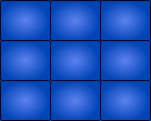
    <widget class="QFrame" name="cuadricula_4">
     <property name="geometry">
      <rect>
       <x>200</x>
       <y>220</y>
       <width>151</width>
       <height>121</height>
      </rect>
     </property>
     <property name="styleSheet">
      <string notr="true">background-color: qradialgradient(spread:pad, cx:0.47, cy:0.522727, radius:0.5, fx:0.5, fy:0.5, stop:0 rgba(93, 130, 238, 255), stop:1 rgba(0, 68, 182, 255));</string>
     </property>
     <property name="frameShape">
      <enum>QFrame::StyledPanel</enum>
     </property>
     <property name="frameShadow">
      <enum>QFrame::Raised</enum>
     </property>
     <widget class="QLineEdit" name="line_30">
      <property name="enabled">
       <bool>false</bool>
      </property>
      <property name="geometry">
       <rect>
        <x>0</x>
        <y>0</y>
        <width>51</width>
        <height>41</height>
       </rect>
      </property>
      <property name="font">
       <font>
        <family>MS Shell Dlg 2</family>
        <pointsize>8</pointsize>
        <weight>9</weight>
        <italic>false</italic>
        <bold>false</bold>
       </font>
      </property>
      <property name="styleSheet">
       <string notr="true">border-color: rgb(85, 170, 255);
color: rgb(255, 255, 255);
font: 75 8pt &quot;MS Shell Dlg 2&quot;;</string>
      </property>
      <property name="inputMask">
       <string>d</string>
      </property>
      <property name="maxLength">
       <number>1</number>
      </property>
      <property name="alignment">
       <set>Qt::AlignCenter</set>
      </property>
     </widget>
     <widget class="QLineEdit" name="line_31">
      <property name="enabled">
       <bool>false</bool>
      </property>
      <property name="geometry">
       <rect>
        <x>50</x>
        <y>0</y>
        <width>51</width>
        <height>41</height>
       </rect>
      </property>
      <property name="font">
       <font>
        <family>MS Shell Dlg 2</family>
        <pointsize>8</pointsize>
        <weight>9</weight>
        <italic>false</italic>
        <bold>false</bold>
       </font>
      </property>
      <property name="styleSheet">
       <string notr="true">border-color: rgb(85, 170, 255);
color: rgb(255, 255, 255);
font: 75 8pt &quot;MS Shell Dlg 2&quot;;</string>
      </property>
      <property name="inputMask">
       <string>d</string>
      </property>
      <property name="maxLength">
       <number>1</number>
      </property>
      <property name="alignment">
       <set>Qt::AlignCenter</set>
      </property>
     </widget>
     <widget class="QLineEdit" name="line_32">
      <property name="enabled">
       <bool>false</bool>
      </property>
      <property name="geometry">
       <rect>
        <x>100</x>
        <y>0</y>
        <width>51</width>
        <height>41</height>
       </rect>
      </property>
      <property name="font">
       <font>
        <family>MS Shell Dlg 2</family>
        <pointsize>8</pointsize>
        <weight>9</weight>
        <italic>false</italic>
        <bold>false</bold>
       </font>
      </property>
      <property name="styleSheet">
       <string notr="true">border-color: rgb(85, 170, 255);
color: rgb(255, 255, 255);
font: 75 8pt &quot;MS Shell Dlg 2&quot;;</string>
      </property>
      <property name="inputMask">
       <string>d</string>
      </property>
      <property name="maxLength">
       <number>1</number>
      </property>
      <property name="alignment">
       <set>Qt::AlignCenter</set>
      </property>
     </widget>
     <widget class="QLineEdit" name="line_39">
      <property name="enabled">
       <bool>false</bool>
      </property>
      <property name="geometry">
       <rect>
        <x>0</x>
        <y>40</y>
        <width>51</width>
        <height>41</height>
       </rect>
      </property>
      <property name="font">
       <font>
        <family>MS Shell Dlg 2</family>
        <pointsize>8</pointsize>
        <weight>9</weight>
        <italic>false</italic>
        <bold>false</bold>
       </font>
      </property>
      <property name="styleSheet">
       <string notr="true">border-color: rgb(85, 170, 255);
color: rgb(255, 255, 255);
font: 75 8pt &quot;MS Shell Dlg 2&quot;;</string>
      </property>
      <property name="inputMask">
       <string>d</string>
      </property>
      <property name="maxLength">
       <number>1</number>
      </property>
      <property name="alignment">
       <set>Qt::AlignCenter</set>
      </property>
     </widget>
     <widget class="QLineEdit" name="line_40">
      <property name="enabled">
       <bool>false</bool>
      </property>
      <property name="geometry">
       <rect>
        <x>50</x>
        <y>40</y>
        <width>51</width>
        <height>41</height>
       </rect>
      </property>
      <property name="font">
       <font>
        <family>MS Shell Dlg 2</family>
        <pointsize>8</pointsize>
        <weight>9</weight>
        <italic>false</italic>
        <bold>false</bold>
       </font>
      </property>
      <property name="styleSheet">
       <string notr="true">border-color: rgb(85, 170, 255);
color: rgb(255, 255, 255);
font: 75 8pt &quot;MS Shell Dlg 2&quot;;</string>
      </property>
      <property name="inputMask">
       <string>d</string>
      </property>
      <property name="maxLength">
       <number>1</number>
      </property>
      <property name="alignment">
       <set>Qt::AlignCenter</set>
      </property>
     </widget>
     <widget class="QLineEdit" name="line_41">
      <property name="enabled">
       <bool>false</bool>
      </property>
      <property name="geometry">
       <rect>
        <x>100</x>
        <y>40</y>
        <width>51</width>
        <height>41</height>
       </rect>
      </property>
      <property name="font">
       <font>
        <family>MS Shell Dlg 2</family>
        <pointsize>8</pointsize>
        <weight>9</weight>
        <italic>false</italic>
        <bold>false</bold>
       </font>
      </property>
      <property name="styleSheet">
       <string notr="true">border-color: rgb(85, 170, 255);
color: rgb(255, 255, 255);
font: 75 8pt &quot;MS Shell Dlg 2&quot;;</string>
      </property>
      <property name="inputMask">
       <string>d</string>
      </property>
      <property name="maxLength">
       <number>1</number>
      </property>
      <property name="alignment">
       <set>Qt::AlignCenter</set>
      </property>
     </widget>
     <widget class="QLineEdit" name="line_48">
      <property name="enabled">
       <bool>false</bool>
      </property>
      <property name="geometry">
       <rect>
        <x>0</x>
        <y>80</y>
        <width>51</width>
        <height>41</height>
       </rect>
      </property>
      <property name="font">
       <font>
        <family>MS Shell Dlg 2</family>
        <pointsize>8</pointsize>
        <weight>9</weight>
        <italic>false</italic>
        <bold>false</bold>
       </font>
      </property>
      <property name="styleSheet">
       <string notr="true">border-color: rgb(85, 170, 255);
color: rgb(255, 255, 255);
font: 75 8pt &quot;MS Shell Dlg 2&quot;;</string>
      </property>
      <property name="inputMask">
       <string>d</string>
      </property>
      <property name="maxLength">
       <number>1</number>
      </property>
      <property name="alignment">
       <set>Qt::AlignCenter</set>
      </property>
     </widget>
     <widget class="QLineEdit" name="line_49">
      <property name="enabled">
       <bool>false</bool>
      </property>
      <property name="geometry">
       <rect>
        <x>50</x>
        <y>80</y>
        <width>51</width>
        <height>41</height>
       </rect>
      </property>
      <property name="font">
       <font>
        <family>MS Shell Dlg 2</family>
        <pointsize>8</pointsize>
        <weight>9</weight>
        <italic>false</italic>
        <bold>false</bold>
       </font>
      </property>
      <property name="styleSheet">
       <string notr="true">border-color: rgb(85, 170, 255);
color: rgb(255, 255, 255);
font: 75 8pt &quot;MS Shell Dlg 2&quot;;</string>
      </property>
      <property name="inputMask">
       <string>d</string>
      </property>
      <property name="maxLength">
       <number>1</number>
      </property>
      <property name="alignment">
       <set>Qt::AlignCenter</set>
      </property>
     </widget>
     <widget class="QLineEdit" name="line_50">
      <property name="enabled">
       <bool>false</bool>
      </property>
      <property name="geometry">
       <rect>
        <x>100</x>
        <y>80</y>
        <width>51</width>
        <height>41</height>
       </rect>
      </property>
      <property name="font">
       <font>
        <family>MS Shell Dlg 2</family>
        <pointsize>8</pointsize>
        <weight>9</weight>
        <italic>false</italic>
        <bold>false</bold>
       </font>
      </property>
      <property name="styleSheet">
       <string notr="true">border-color: rgb(85, 170, 255);
color: rgb(255, 255, 255);
font: 75 8pt &quot;MS Shell Dlg 2&quot;;</string>
      </property>
      <property name="inputMask">
       <string>d</string>
      </property>
      <property name="maxLength">
       <number>1</number>
      </property>
      <property name="alignment">
       <set>Qt::AlignCenter</set>
      </property>
     </widget>
    </widget>
